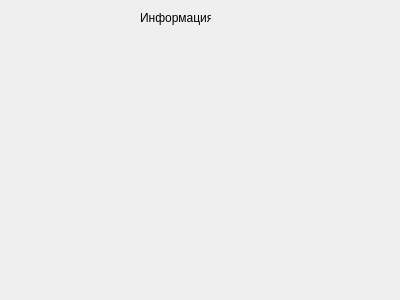
<?xml version="1.0" encoding="UTF-8"?>
<ui version="4.0">
 <class>Inform</class>
 <widget class="QDialog" name="Inform">
  <property name="geometry">
   <rect>
    <x>0</x>
    <y>0</y>
    <width>400</width>
    <height>300</height>
   </rect>
  </property>
  <property name="windowTitle">
   <string>Dialog</string>
  </property>
  <widget class="QLabel" name="label">
   <property name="geometry">
    <rect>
     <x>140</x>
     <y>10</y>
     <width>71</width>
     <height>16</height>
    </rect>
   </property>
   <property name="text">
    <string>Информация</string>
   </property>
  </widget>
 </widget>
 <resources/>
 <connections/>
</ui>
